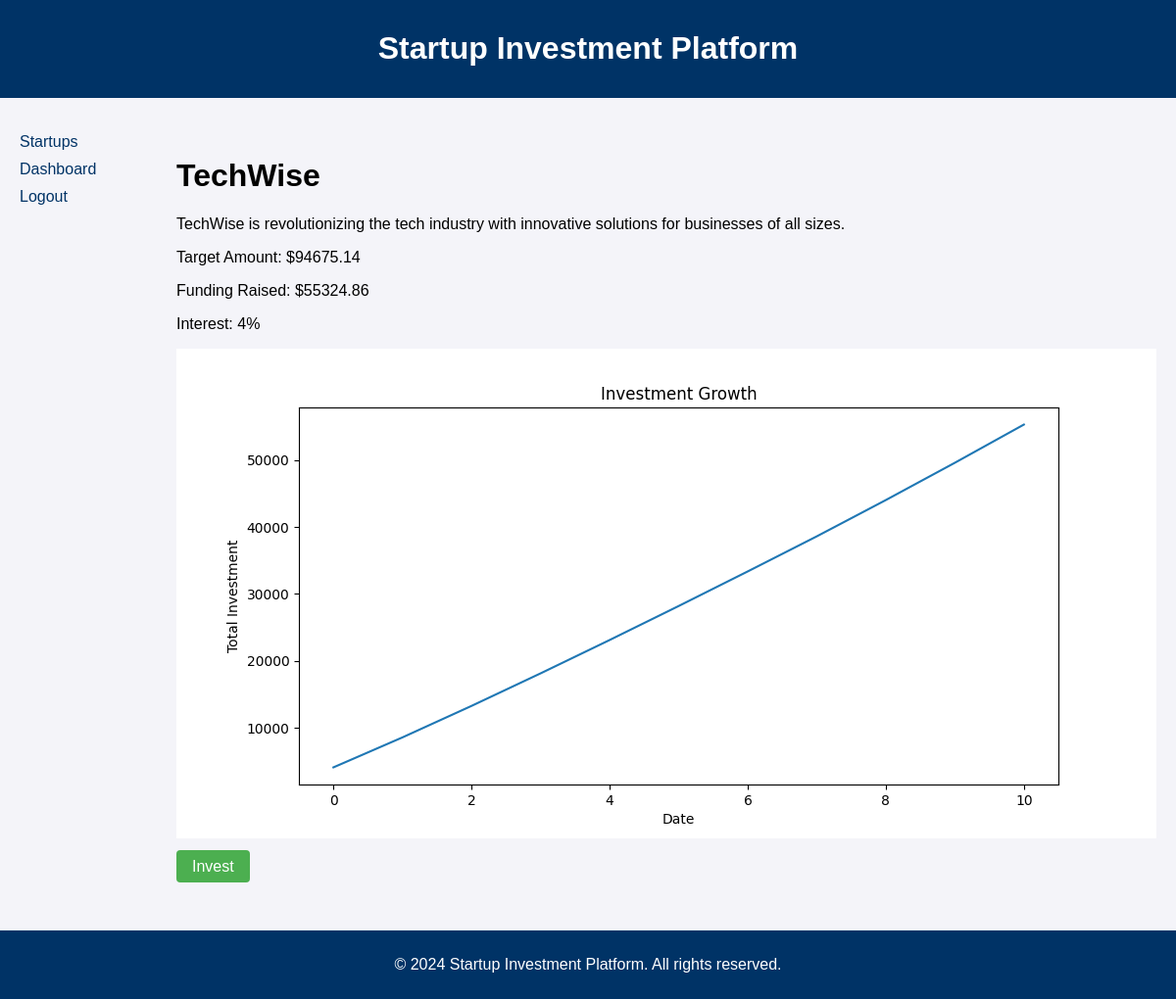
Page /startups/view/2/ on the committed database.
### investments/models.py (models this page shows, shortened)
class Startup(models.Model):
    name = models.CharField(max_length=100)
    description = models.TextField()
    target_amount = models.DecimalField(max_digits=12, decimal_places=2)
    industry = models.TextField()
    growth_rate = models.DecimalField(max_digits=4, decimal_places=2, default=random_growth_rate)
    interest = models.DecimalField(max_digits=4, decimal_places=2, default=random_interest)
    def funding_required(self):
        return max(self.target_amount - self.total_funding_raised(), 0)
    def total_funding_raised(self):
        total_funding = self.investment_set.aggregate(total=models.Sum('amount'))['total']
        return total_funding or 0  # Return 0 if there are no investments

### investments/views.py (the view)
# urls.py: path('startups/view/<int:startup_id>/', view_startup, name='view_startup'),
def view_startup(request, startup_id):
    startup = get_object_or_404(Startup, pk=startup_id)
    investments = Investment.objects.filter(startup=startup)
    investment_amounts_per_day = investments.values('date_invested').annotate(total_invested=Sum('amount')).order_by('date_invested')
    cumulative_investments_per_day = []
    total_invested = 0
    for investment in investment_amounts_per_day:
        total_invested += investment['total_invested']
        cumulative_investments_per_day.append({'date_invested': investment['date_invested'], 'total_invested': total_invested})
    plt.figure(figsize=(10,5))
    plt.plot([investment['date_invested'] for investment in cumulative_investments_per_day], [investment['total_invested'] for investment in cumulative_investments_per_day])
    plt.xlabel('Date')
    plt.ylabel('Total Investment')
    plt.title('Investment Growth')
    plt.ticklabel_format(scilimits=(-5, 100))
    buf = io.BytesIO()
    plt.savefig(buf, format='png')
    buf.seek(0)
    plt.close()
    string = base64.b64encode(buf.read())
    uri = urllib.parse.quote(string)
    return render(request, 'startup.html', {'startup': startup, 'image': uri})

### investments/templates/investments/startup.html (shortened to what this page needs)
{% extends 'base.html' %}
{% block content %}
    <h1>{{ startup.name }}</h1>
    <p>{{ startup.description }}</p>
    <p>Target Amount: ${{ startup.funding_required|floatformat:2 }}</p>
    <p>Funding Raised: ${{ startup.total_funding_raised|floatformat:2 }}</p>
    <p>Interest: {% widthratio startup.interest 1 100 %}%</p>
    <img alt="">
    <p><a href="{% url 'invest_in_startup' startup_id=startup.id %}" class="invest-btn">Invest</a></p>
{% endblock %}

### investments/static/css/style.css (style rules this page uses)
body { font-family: Arial, sans-serif; margin: 40px; background-color: #f4f4f9; }

### investments/templates/investments/base.html (style rules this page uses)
body { margin: 0; padding: 0; display: flex; flex-direction: column; min-height: 100vh; }

### investments/templates/investments/startup.html (style rules this page uses)
.invest-btn { padding: 8px 16px; background-color: #4CAF50; color: white; border: none; border-radius: 4px; cursor: pointer; text-decoration: none; }

### rows in the picture
Startup: name "TechWise", description "TechWise is revolutionizing the tech industry with innovative solutions for businesses of all sizes.", funding_required "94675.14", total_funding_raised "55324.86", interest "4"
